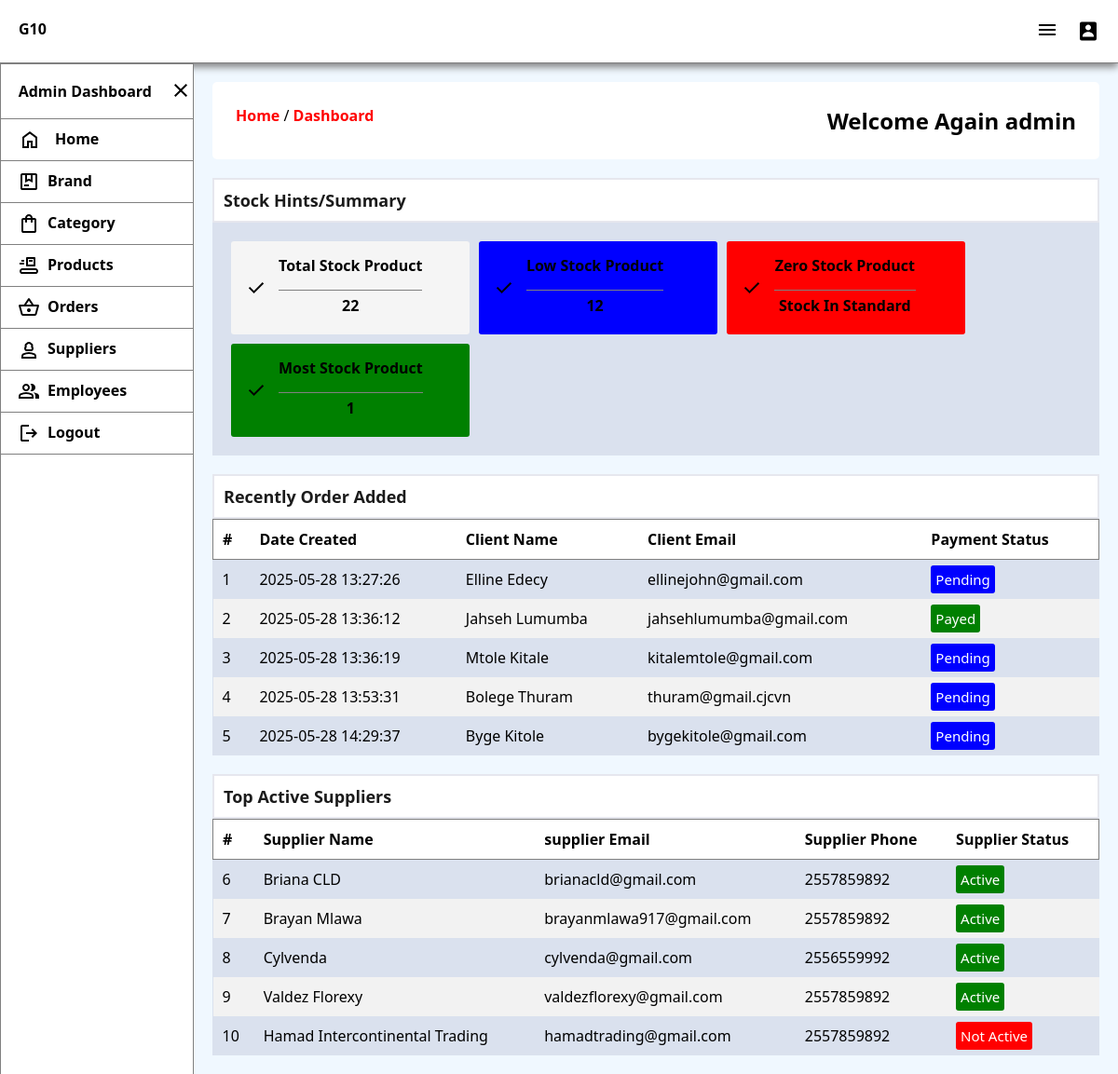
The page /Home/Dashboard.php (signed in) on the database its author committed.
### tables this page shows
CREATE TABLE IF NOT EXISTS `placed_orders` (
  `order_id` int(11) NOT NULL AUTO_INCREMENT,
  `employee_id` int(11) NOT NULL,
  `client_name` varchar(30) NOT NULL,
  `client_email` varchar(50) NOT NULL,
  `client_phone` varchar(30) NOT NULL,
  `subtotal` varchar(30) NOT NULL,
  `total_price` varchar(50) DEFAULT NULL,
  `total_items` int(11) NOT NULL,
  `payed_amount` varchar(30) NOT NULL,
  `discount` varchar(30) NOT NULL,
  `payment_method` varchar(30) NOT NULL DEFAULT 'cash',
  `status` int(11) NOT NULL DEFAULT 0,
  `date` datetime DEFAULT current_timestamp(),
  PRIMARY KEY (`order_id`),
  KEY `employee_id` (`employee_id`)
);

CREATE TABLE IF NOT EXISTS `suppliers` (
  `supplier_id` int(11) NOT NULL AUTO_INCREMENT,
  `name` varchar(30) NOT NULL,
  `email` varchar(30) NOT NULL,
  `phone` varchar(20) NOT NULL,
  `status` int(11) NOT NULL DEFAULT 1,
  `date` timestamp NOT NULL DEFAULT current_timestamp(),
  PRIMARY KEY (`supplier_id`)
);

### Home/Dashboard.php (the view, shortened to what this page needs)
<!DOCTYPE html>
<html lang="en">
<?php require_once('../include/cssheader.php'); ?>
<body>
    <?php include '../include/header.php';
    require_once '../include/Nav.php'; ?>
    <main>
        <div class="url">
            <span>
                <a href="Dashboard">Home</a> / <a href="Dashboard">Dashboard</a>
            </span>
            <span>
                <h2>Welcome Again <?php echo $_SESSION['name'] ?></h2>
            </span>
        </div>
        <div class="main-container">
            <div class="boxes">
                <h3>Stock Hints/Summary</h3>
                <div class="boxes-box">
                    <div class="box ">
                        <img src="../img/icons/check.svg" alt="">
                        <div class="details">
                            <p><b>Total Stock Product</b></p>
                            <p class="count"><?php
                            $sql = mysqli_query($conn, "SELECT * FROM products");
                            $count = mysqli_num_rows($sql);
                            if ($count >= 1) {
                                echo $count;
                            } else {
                                echo 'No Product';
                            }
                            ?>
                            </p>
                        </div>
                    </div>
                    <div class="box tomato">
                        <img src="../img/icons/check.svg" alt="">
                        <div class="details">
                            <p><b>Low Stock Product</b></p>
                            <p class="count"><?php
                            $sql = mysqli_query($conn, "SELECT * FROM products WHERE quantity < 10 ");
                            $count = mysqli_num_rows($sql);
                            if ($count >= 1) {
                                echo $count;
                            } else {
                                echo 'Stock In Standard';
                            }
                            ?>
                        </div>
                    </div>
                    <div class="box red">
                        <img src="../img/icons/check.svg" alt="">
                        <div class="details">
                            <p><b>Zero Stock Product</b></p>
                            <p class="count"><?php
                            $sql = mysqli_query($conn, "SELECT * FROM products WHERE quantity < 0 ");
                            $count = mysqli_num_rows($sql);
                            if ($count >= 1) {
                                echo $count;
                            } else {
                                echo 'Stock In Standard';
                            }
                            ?>
                        </div>
                    </div>
                    <div class="box green">
                        <img src="../img/icons/check.svg" alt="">
                        <div class="details">
                            <p><b>Most Stock Product</b></p>
                            <p class="count"><?php
                            $sql = mysqli_query($conn, "SELECT MAX(quantity) FROM products ");
                            $count = mysqli_num_rows($sql);
                            echo $count;
                            ?>
                        </div>
                    </div>
                </div>
            </div>
            <div class="boxes">
                <h3>Recently Order Added</h3>
                <div class="table-container">
                    <table>
                        <thead>
                            <tr>
                                <th>#</th>
                                <th>Date Created</th>
                                <th>Client Name</th>
                                <th>Client Email</th>
                                <th>Payment Status</th>
                            </tr>
                        </thead>
                        <?php
                        $sql = mysqli_query($conn, "SELECT * FROM placed_orders ORDER BY order_id LIMIT 5 ");
                        while ($row = mysqli_fetch_assoc($sql)) {
                            if ($row['status'] == 1) {
                                $payment = '<span class="active">Payed</span>';
                            } else {
                                $payment = '<span class="pending">Pending</span>';
                            }
                            echo '
                            <tr>
                                <td>' . $count++ . '</td>
                                <td>' . $row['date'] . '</td>
                                <td>' . $row['client_name'] . '</td>
                                <td>' . $row['client_email'] . '</td>
                                <td>' . $payment . '</td>
                            </tr>';
                        }
                        ?>
                    </table>
                </div>
            </div>
            <div class="boxes">
                <h3> Top Active Suppliers </h3>
                <div class="table-container">
                    <table>
                        <thead>
                            <tr>
                                <th>#</th>
                                <th>Supplier Name</th>
                                <th>supplier Email</th>
                                <th>Supplier Phone</th>
                                <th>Supplier Status</th>
                            </tr>
                        </thead>
                        <?php
                        $sql = mysqli_query($conn, "SELECT * FROM suppliers ORDER BY RAND() LIMIT 5 ");
                        while ($row = mysqli_fetch_assoc($sql)) {
                            if ($row['status'] == 1) {
                                $status = '<span class="active">Active</span>';
                            } else {
                                $status = '<span class="inactive">Not Active</span>';
                            }
                            echo '
                            <tr>
                                <td>' . $count++ . '</td>
                                <td>' . $row['name'] . '</td>
                                <td>' . $row['email'] . '</td>
                                <td>' . $row['phone'] . '</td>
                                <td>' . $status . '</td>
                            </tr>';
                        }
                        ?>
                    </table>
                </div>
            </div>
        </div>
    </main>
    <?php include '../include/Footer.php'; ?>

### style/style.css (style rules this page uses)
* { padding: 0; margin: 0; box-sizing: border-box; }
body { font-family: 'Segoe UI', Tahoma, Geneva, Verdana, sans-serif; background-color: aqua; }
main { padding: 20px; margin-left: 13rem; background-color: aliceblue; transition: 1.5s; display: flex; flex-direction: column; gap: 20px; }
.main-container { display: flex; flex-direction: column; flex-wrap: wrap; row-gap: 20px; border-radius: 10px; }
.main-container .boxes { display: flex; flex-direction: column; background-color: #6e749b2b; }
.main-container .boxes h3 { background-color: white; padding: 10px; color: rgb(27, 27, 27); font-weight: 600; border: 2px solid #6e749b2b; font-size: 18px; }
.main-container .boxes .box { background-color: whitesmoke; padding: 15px; border-radius: 3px; display: flex; flex-direction: row; height: 100%; gap: 12px; font-weight: 500; width: 16rem; cursor: pointer; }
table { border-collapse: collapse; width: 100%; }
thead { background-color: white; padding: 10px; border: 1px solid grey; }
thead th { padding: 10px; color: black; }
td { text-align: left; padding: 10px; cursor: pointer; }
table th, td { text-align: left; }
tr:nth-child(even) { background-color: #f2f2f2; }
table td span { cursor: pointer; }
table td .pending { background-color: blue; color: white; padding: 5px; border-radius: 3px; font-size: 15px; }
table td .active { background-color: green; color: white; padding: 5px; border-radius: 3px; font-size: 15px; }
table td .inactive { background-color: red; color: white; padding: 5px; border-radius: 3px; font-size: 15px; }

### rows shown on the page
placed_orders: date "2025-05-28 13:27:26", client_name "Elline Edecy", client_email "ellinejohn@gmail.com", status "Pending"
placed_orders: date "2025-05-28 13:36:12", client_name "Jahseh Lumumba", client_email "jahsehlumumba@gmail.com", status "Payed"
placed_orders: date "2025-05-28 13:36:19", client_name "Mtole Kitale", client_email "kitalemtole@gmail.com", status "Pending"
placed_orders: date "2025-05-28 13:53:31", client_name "Bolege Thuram", client_email "thuram@gmail.cjcvn", status "Pending"
placed_orders: date "2025-05-28 14:29:37", client_name "Byge Kitole", client_email "bygekitole@gmail.com", status "Pending"
suppliers: name "Briana CLD", email "brianacld@gmail.com", phone "2557859892", status "Active"
suppliers: name "Brayan Mlawa", email "brayanmlawa917@gmail.com", phone "2557859892", status "Active"
suppliers: name "Cylvenda", email "cylvenda@gmail.com", phone "2556559992", status "Active"
suppliers: name "Valdez Florexy", email "valdezflorexy@gmail.com", phone "2557859892", status "Active"
suppliers: name "Hamad Intercontinental Trading", email "hamadtrading@gmail.com", phone "2557859892", status "Not Active"

### other values the page prints
$_SESSION['name'] "admin"
$count "22"
$count "12"
$count "1"
